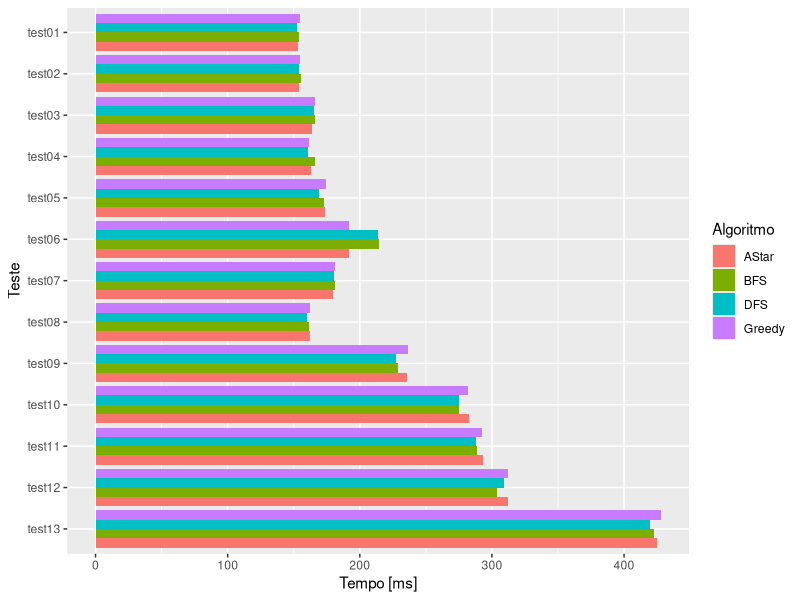
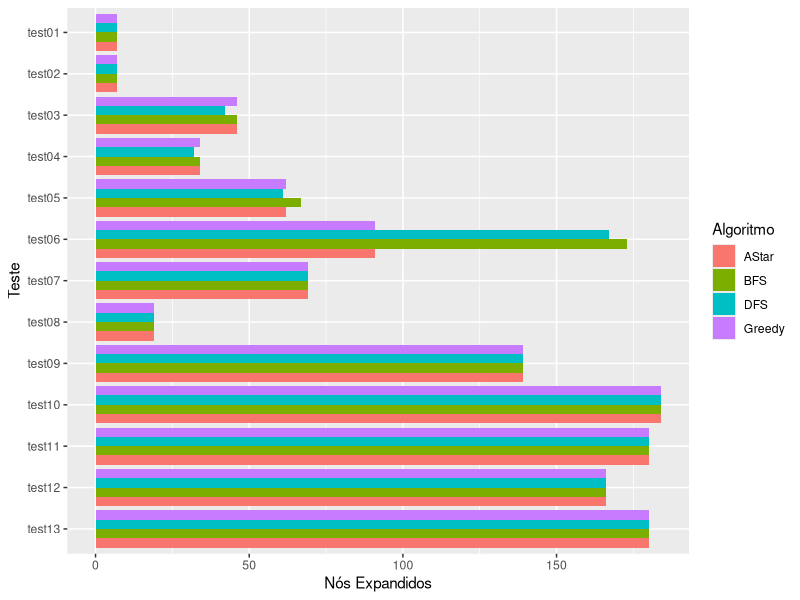
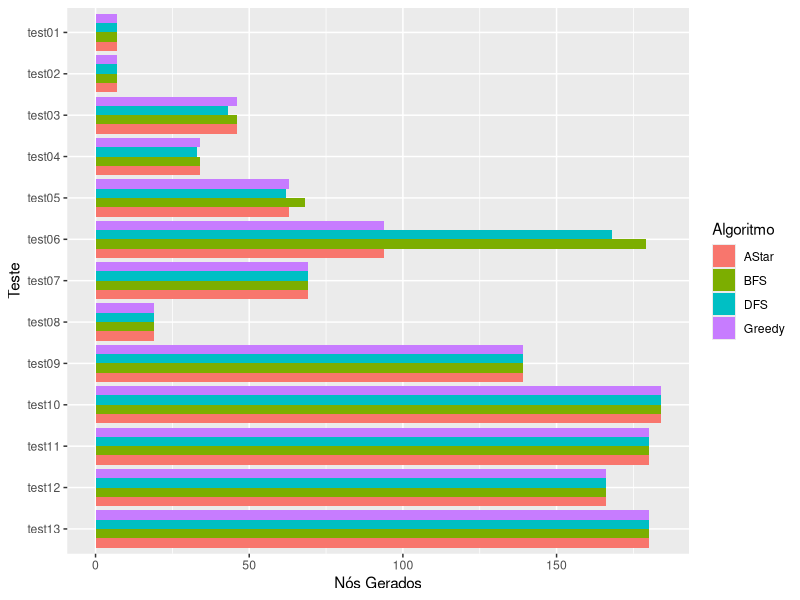

Source code (R) for these figures, in order:
library(tidyr)
library(ggplot2)

tempos <- function() {
	read.csv("benchmarks/tempos.csv", row.names = NULL) |>
		pivot_longer(2:5, names_to = "Algoritmo", values_to = "Tempo") |>
		ggplot(aes(x = Teste, y = Tempo, fill = Algoritmo)) +
		geom_col(position="dodge") + coord_flip() + scale_x_discrete(limits=rev) +
		labs(x = "Teste", y = "Tempo [ms]")

	ggsave("benchmarks/tempos.png", device="png", height = 4, width = 6.5, dpi = 600)
}

expandidos <- function() {
	read.csv("benchmarks/expandidos.csv", row.names = NULL) |>
		pivot_longer(2:5, names_to = "Algoritmo", values_to = "Nós Expandidos") |>
		ggplot(aes(x = Teste, y = `Nós Expandidos`, fill = Algoritmo)) +
		geom_col(position="dodge") + coord_flip() + scale_x_discrete(limits=rev)

	ggsave("benchmarks/expandidos.png", device="png", height = 4, width = 6.5, dpi = 600)
}

gerados <- function() {
	read.csv("benchmarks/gerados.csv", row.names = NULL) |>
		pivot_longer(2:5, names_to = "Algoritmo", values_to = "Nós Gerados") |>
		ggplot(aes(x = Teste, y = `Nós Gerados`, fill = Algoritmo)) +
		geom_col(position="dodge") + coord_flip() + scale_x_discrete(limits=rev)

	ggsave("benchmarks/gerados.png", device="png", height = 4, width = 6.5, dpi = 600)
}

tempos()
expandidos()
gerados()
